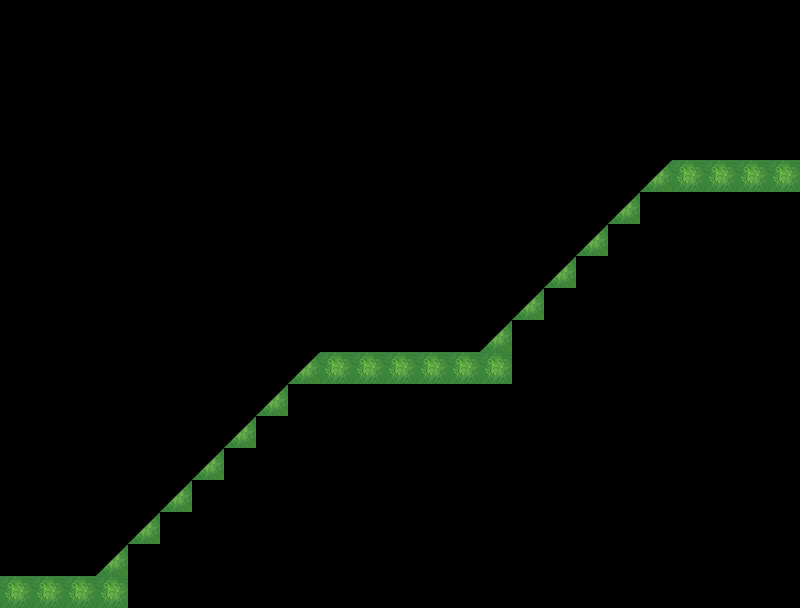

Rendered tile map (Tiled .tmx) drawn with the repository's tilesets; below, a short description and the map source with its tile grids summarised:
An orthogonal 25x19 tile map with 32x32 px tiles, 1 tile layer (Tile Layer 1) and 1 object.

<map version="1.0" orientation="orthogonal" width="25" height="19" tilewidth="32" tileheight="32">
 <tileset firstgid="1" name="land" tilewidth="32" tileheight="32">
  <image source="land.png" width="32" height="64" />
 </tileset>
 <layer name="Tile Layer 1" width="25" height="19">
  <data>[475 cells, 27 non-empty, 2 distinct tile ids]</data>
 </layer>
 <objectgroup name="Collision" width="25" height="19">
  <object x="0" y="576">
   <polygon points="0,0 96,0 320,-224 480,-224 672,-416 800,-416 800,-384 512,-192 128,32 0,32" />
  </object>
 </objectgroup>
</map>
